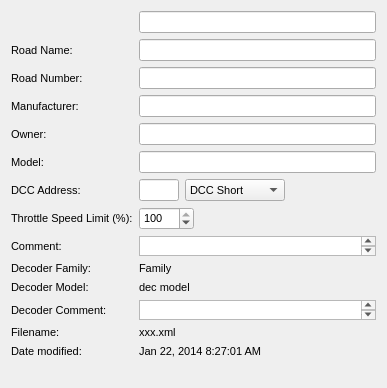
<?xml version="1.0" encoding="UTF-8"?>
<ui version="4.0">
 <class>RosterEntryPane</class>
 <widget class="QWidget" name="RosterEntryPane">
  <property name="geometry">
   <rect>
    <x>0</x>
    <y>0</y>
    <width>387</width>
    <height>386</height>
   </rect>
  </property>
  <property name="font">
   <font>
    <pointsize>8</pointsize>
   </font>
  </property>
  <property name="windowTitle">
   <string>Form</string>
  </property>
  <layout class="QFormLayout" name="formLayout">
   <item row="0" column="1">
    <widget class="QLineEdit" name="edID">
     <property name="toolTip">
      <string>&lt;html&gt;&lt;head/&gt;&lt;body&gt;&lt;p&gt;Identifies this locomotive in the roster&lt;/p&gt;&lt;/body&gt;&lt;/html&gt;</string>
     </property>
    </widget>
   </item>
   <item row="1" column="0">
    <widget class="QLabel" name="label_2">
     <property name="text">
      <string>Road Name:</string>
     </property>
    </widget>
   </item>
   <item row="1" column="1">
    <widget class="QLineEdit" name="edRoadName">
     <property name="toolTip">
      <string>&lt;html&gt;&lt;head/&gt;&lt;body&gt;&lt;p&gt;&lt;br/&gt;&lt;/p&gt;&lt;/body&gt;&lt;/html&gt;</string>
     </property>
    </widget>
   </item>
   <item row="2" column="0">
    <widget class="QLabel" name="label_3">
     <property name="text">
      <string>Road Number:</string>
     </property>
    </widget>
   </item>
   <item row="2" column="1">
    <widget class="QLineEdit" name="edRoadNumber">
     <property name="toolTip">
      <string>&lt;html&gt;&lt;head/&gt;&lt;body&gt;&lt;p&gt;&lt;br/&gt;&lt;/p&gt;&lt;/body&gt;&lt;/html&gt;</string>
     </property>
    </widget>
   </item>
   <item row="3" column="0">
    <widget class="QLabel" name="label_4">
     <property name="text">
      <string>Manufacturer:</string>
     </property>
    </widget>
   </item>
   <item row="3" column="1">
    <widget class="QLineEdit" name="edManufacturer">
     <property name="toolTip">
      <string>&lt;html&gt;&lt;head/&gt;&lt;body&gt;&lt;p&gt;&lt;br/&gt;&lt;/p&gt;&lt;/body&gt;&lt;/html&gt;</string>
     </property>
    </widget>
   </item>
   <item row="4" column="0">
    <widget class="QLabel" name="label_5">
     <property name="text">
      <string>Owner: </string>
     </property>
    </widget>
   </item>
   <item row="4" column="1">
    <widget class="QLineEdit" name="edOwner"/>
   </item>
   <item row="5" column="0">
    <widget class="QLabel" name="label_6">
     <property name="text">
      <string>Model:</string>
     </property>
    </widget>
   </item>
   <item row="5" column="1">
    <widget class="QLineEdit" name="edModel"/>
   </item>
   <item row="6" column="0">
    <widget class="QLabel" name="label_7">
     <property name="text">
      <string>DCC Address:</string>
     </property>
    </widget>
   </item>
   <item row="6" column="1">
    <layout class="QHBoxLayout" name="horizontalLayout">
     <property name="sizeConstraint">
      <enum>QLayout::SetFixedSize</enum>
     </property>
     <item>
      <widget class="QLineEdit" name="edDccAddr">
       <property name="maximumSize">
        <size>
         <width>40</width>
         <height>16777215</height>
        </size>
       </property>
       <property name="maxLength">
        <number>6</number>
       </property>
      </widget>
     </item>
     <item>
      <widget class="QComboBox" name="cbDCCAddr">
       <property name="maximumSize">
        <size>
         <width>100</width>
         <height>16777215</height>
        </size>
       </property>
       <property name="toolTip">
        <string>&lt;html&gt;&lt;head/&gt;&lt;body&gt;&lt;p&gt;This is the current address type; you can't update it here. &lt;/p&gt;&lt;/body&gt;&lt;/html&gt;</string>
       </property>
       <item>
        <property name="text">
         <string>DCC Short</string>
        </property>
       </item>
       <item>
        <property name="text">
         <string>DCC Long</string>
        </property>
       </item>
      </widget>
     </item>
    </layout>
   </item>
   <item row="7" column="0">
    <widget class="QLabel" name="label_9">
     <property name="text">
      <string>Throttle Speed Limit (%):</string>
     </property>
    </widget>
   </item>
   <item row="7" column="1">
    <widget class="QSpinBox" name="sbSpeed">
     <property name="maximumSize">
      <size>
       <width>55</width>
       <height>16777215</height>
      </size>
     </property>
     <property name="maximum">
      <number>100</number>
     </property>
     <property name="value">
      <number>100</number>
     </property>
    </widget>
   </item>
   <item row="8" column="0">
    <widget class="QLabel" name="label_10">
     <property name="text">
      <string>Comment:</string>
     </property>
    </widget>
   </item>
   <item row="8" column="1">
    <widget class="QPlainTextEdit" name="edComment">
     <property name="sizePolicy">
      <sizepolicy hsizetype="Expanding" vsizetype="MinimumExpanding">
       <horstretch>0</horstretch>
       <verstretch>0</verstretch>
      </sizepolicy>
     </property>
     <property name="minimumSize">
      <size>
       <width>237</width>
       <height>20</height>
      </size>
     </property>
     <property name="maximumSize">
      <size>
       <width>237</width>
       <height>20</height>
      </size>
     </property>
    </widget>
   </item>
   <item row="9" column="0">
    <widget class="QLabel" name="label_11">
     <property name="text">
      <string>Decoder Family:</string>
     </property>
    </widget>
   </item>
   <item row="9" column="1">
    <widget class="QLabel" name="lblDecoderFamily">
     <property name="toolTip">
      <string>&lt;html&gt;&lt;head/&gt;&lt;body&gt;&lt;p&gt;This is filled in automatically by your earlier selections&lt;/p&gt;&lt;/body&gt;&lt;/html&gt;</string>
     </property>
     <property name="text">
      <string>Family</string>
     </property>
    </widget>
   </item>
   <item row="10" column="0">
    <widget class="QLabel" name="label_13">
     <property name="text">
      <string>Decoder Model:</string>
     </property>
    </widget>
   </item>
   <item row="10" column="1">
    <widget class="QLabel" name="lblDecoderModel">
     <property name="toolTip">
      <string>&lt;html&gt;&lt;head/&gt;&lt;body&gt;&lt;p&gt;This is filled in automatically by your earlier selections&lt;/p&gt;&lt;/body&gt;&lt;/html&gt;</string>
     </property>
     <property name="text">
      <string>dec model</string>
     </property>
    </widget>
   </item>
   <item row="11" column="0">
    <widget class="QLabel" name="label_15">
     <property name="text">
      <string>Decoder Comment: </string>
     </property>
    </widget>
   </item>
   <item row="11" column="1">
    <widget class="QPlainTextEdit" name="edDecoderComment">
     <property name="sizePolicy">
      <sizepolicy hsizetype="Expanding" vsizetype="MinimumExpanding">
       <horstretch>0</horstretch>
       <verstretch>0</verstretch>
      </sizepolicy>
     </property>
     <property name="minimumSize">
      <size>
       <width>0</width>
       <height>20</height>
      </size>
     </property>
     <property name="maximumSize">
      <size>
       <width>16777215</width>
       <height>40</height>
      </size>
     </property>
    </widget>
   </item>
   <item row="12" column="0">
    <widget class="QLabel" name="label_16">
     <property name="text">
      <string>Filename:</string>
     </property>
    </widget>
   </item>
   <item row="12" column="1">
    <widget class="QLabel" name="lblFilename">
     <property name="toolTip">
      <string>&lt;html&gt;&lt;head/&gt;&lt;body&gt;&lt;p&gt;This is filled in automatically by the program&lt;/p&gt;&lt;/body&gt;&lt;/html&gt;</string>
     </property>
     <property name="text">
      <string>xxx.xml</string>
     </property>
    </widget>
   </item>
   <item row="13" column="0">
    <widget class="QLabel" name="label_18">
     <property name="text">
      <string>Date modified:</string>
     </property>
    </widget>
   </item>
   <item row="13" column="1">
    <widget class="QLabel" name="lblDateModified">
     <property name="toolTip">
      <string>&lt;html&gt;&lt;head/&gt;&lt;body&gt;&lt;p&gt;The time and date this entry last stored&lt;/p&gt;&lt;/body&gt;&lt;/html&gt;</string>
     </property>
     <property name="text">
      <string>Jan 22, 2014 8:27:01 AM</string>
     </property>
    </widget>
   </item>
   <item row="14" column="0">
    <widget class="QLabel" name="label_21">
     <property name="text">
      <string/>
     </property>
    </widget>
   </item>
  </layout>
 </widget>
 <resources/>
 <connections/>
</ui>
